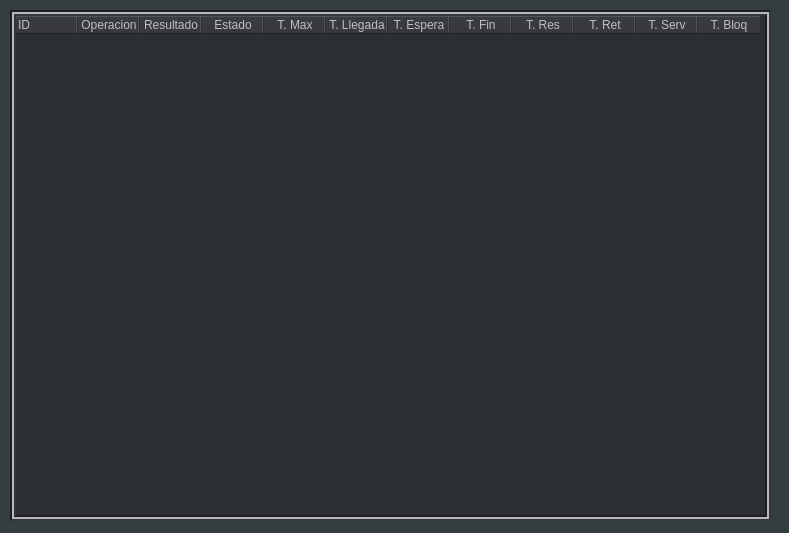
<?xml version="1.0" encoding="UTF-8"?>
<ui version="4.0">
 <class>Form</class>
 <widget class="QWidget" name="Form">
  <property name="geometry">
   <rect>
    <x>0</x>
    <y>0</y>
    <width>789</width>
    <height>533</height>
   </rect>
  </property>
  <property name="windowTitle">
   <string>Form</string>
  </property>
  <property name="styleSheet">
   <string notr="true">background-color: rgb(52, 62, 64);</string>
  </property>
  <widget class="QGroupBox" name="groupBox">
   <property name="geometry">
    <rect>
     <x>10</x>
     <y>10</y>
     <width>761</width>
     <height>511</height>
    </rect>
   </property>
   <property name="title">
    <string/>
   </property>
   <widget class="QTableWidget" name="tableTStats">
    <property name="enabled">
     <bool>false</bool>
    </property>
    <property name="geometry">
     <rect>
      <x>0</x>
      <y>0</y>
      <width>761</width>
      <height>511</height>
     </rect>
    </property>
    <property name="sizePolicy">
     <sizepolicy hsizetype="Expanding" vsizetype="Expanding">
      <horstretch>8</horstretch>
      <verstretch>0</verstretch>
     </sizepolicy>
    </property>
    <property name="minimumSize">
     <size>
      <width>761</width>
      <height>0</height>
     </size>
    </property>
    <property name="maximumSize">
     <size>
      <width>811</width>
      <height>16777215</height>
     </size>
    </property>
    <property name="sizeIncrement">
     <size>
      <width>20</width>
      <height>0</height>
     </size>
    </property>
    <property name="palette">
     <palette>
      <active>
       <colorrole role="Button">
        <brush brushstyle="SolidPattern">
         <color alpha="255">
          <red>44</red>
          <green>47</green>
          <blue>51</blue>
         </color>
        </brush>
       </colorrole>
       <colorrole role="Base">
        <brush brushstyle="SolidPattern">
         <color alpha="255">
          <red>44</red>
          <green>47</green>
          <blue>51</blue>
         </color>
        </brush>
       </colorrole>
       <colorrole role="Window">
        <brush brushstyle="SolidPattern">
         <color alpha="255">
          <red>44</red>
          <green>47</green>
          <blue>51</blue>
         </color>
        </brush>
       </colorrole>
      </active>
      <inactive>
       <colorrole role="Button">
        <brush brushstyle="SolidPattern">
         <color alpha="255">
          <red>44</red>
          <green>47</green>
          <blue>51</blue>
         </color>
        </brush>
       </colorrole>
       <colorrole role="Base">
        <brush brushstyle="SolidPattern">
         <color alpha="255">
          <red>44</red>
          <green>47</green>
          <blue>51</blue>
         </color>
        </brush>
       </colorrole>
       <colorrole role="Window">
        <brush brushstyle="SolidPattern">
         <color alpha="255">
          <red>44</red>
          <green>47</green>
          <blue>51</blue>
         </color>
        </brush>
       </colorrole>
      </inactive>
      <disabled>
       <colorrole role="Button">
        <brush brushstyle="SolidPattern">
         <color alpha="255">
          <red>44</red>
          <green>47</green>
          <blue>51</blue>
         </color>
        </brush>
       </colorrole>
       <colorrole role="Base">
        <brush brushstyle="SolidPattern">
         <color alpha="255">
          <red>44</red>
          <green>47</green>
          <blue>51</blue>
         </color>
        </brush>
       </colorrole>
       <colorrole role="Window">
        <brush brushstyle="SolidPattern">
         <color alpha="255">
          <red>44</red>
          <green>47</green>
          <blue>51</blue>
         </color>
        </brush>
       </colorrole>
      </disabled>
     </palette>
    </property>
    <property name="layoutDirection">
     <enum>Qt::LeftToRight</enum>
    </property>
    <property name="autoFillBackground">
     <bool>true</bool>
    </property>
    <property name="styleSheet">
     <string notr="true">background-color: rgb(44, 47, 51);</string>
    </property>
    <property name="inputMethodHints">
     <set>Qt::ImhNone</set>
    </property>
    <property name="frameShape">
     <enum>QFrame::Box</enum>
    </property>
    <property name="frameShadow">
     <enum>QFrame::Sunken</enum>
    </property>
    <property name="lineWidth">
     <number>2</number>
    </property>
    <property name="midLineWidth">
     <number>2</number>
    </property>
    <property name="verticalScrollBarPolicy">
     <enum>Qt::ScrollBarAsNeeded</enum>
    </property>
    <property name="sizeAdjustPolicy">
     <enum>QAbstractScrollArea::AdjustToContents</enum>
    </property>
    <property name="dragEnabled">
     <bool>true</bool>
    </property>
    <property name="dragDropOverwriteMode">
     <bool>false</bool>
    </property>
    <property name="alternatingRowColors">
     <bool>false</bool>
    </property>
    <property name="iconSize">
     <size>
      <width>0</width>
      <height>0</height>
     </size>
    </property>
    <property name="showGrid">
     <bool>true</bool>
    </property>
    <property name="gridStyle">
     <enum>Qt::SolidLine</enum>
    </property>
    <property name="sortingEnabled">
     <bool>false</bool>
    </property>
    <property name="wordWrap">
     <bool>true</bool>
    </property>
    <property name="cornerButtonEnabled">
     <bool>false</bool>
    </property>
    <attribute name="horizontalHeaderVisible">
     <bool>true</bool>
    </attribute>
    <attribute name="horizontalHeaderCascadingSectionResizes">
     <bool>false</bool>
    </attribute>
    <attribute name="horizontalHeaderMinimumSectionSize">
     <number>9</number>
    </attribute>
    <attribute name="horizontalHeaderDefaultSectionSize">
     <number>62</number>
    </attribute>
    <attribute name="horizontalHeaderHighlightSections">
     <bool>false</bool>
    </attribute>
    <attribute name="horizontalHeaderShowSortIndicator" stdset="0">
     <bool>false</bool>
    </attribute>
    <attribute name="horizontalHeaderStretchLastSection">
     <bool>false</bool>
    </attribute>
    <attribute name="verticalHeaderVisible">
     <bool>false</bool>
    </attribute>
    <attribute name="verticalHeaderCascadingSectionResizes">
     <bool>false</bool>
    </attribute>
    <attribute name="verticalHeaderMinimumSectionSize">
     <number>6</number>
    </attribute>
    <attribute name="verticalHeaderDefaultSectionSize">
     <number>25</number>
    </attribute>
    <attribute name="verticalHeaderHighlightSections">
     <bool>false</bool>
    </attribute>
    <attribute name="verticalHeaderShowSortIndicator" stdset="0">
     <bool>false</bool>
    </attribute>
    <attribute name="verticalHeaderStretchLastSection">
     <bool>false</bool>
    </attribute>
    <column>
     <property name="text">
      <string>ID</string>
     </property>
     <property name="font">
      <font>
       <pointsize>9</pointsize>
      </font>
     </property>
     <property name="textAlignment">
      <set>AlignLeading|AlignVCenter</set>
     </property>
    </column>
    <column>
     <property name="text">
      <string>Operacion</string>
     </property>
    </column>
    <column>
     <property name="text">
      <string>Resultado</string>
     </property>
    </column>
    <column>
     <property name="text">
      <string>Estado</string>
     </property>
    </column>
    <column>
     <property name="text">
      <string>T. Max</string>
     </property>
    </column>
    <column>
     <property name="text">
      <string>T. Llegada</string>
     </property>
    </column>
    <column>
     <property name="text">
      <string>T. Espera</string>
     </property>
    </column>
    <column>
     <property name="text">
      <string>T. Fin</string>
     </property>
    </column>
    <column>
     <property name="text">
      <string>T. Res</string>
     </property>
    </column>
    <column>
     <property name="text">
      <string>T. Ret</string>
     </property>
    </column>
    <column>
     <property name="text">
      <string>T. Serv</string>
     </property>
    </column>
    <column>
     <property name="text">
      <string>T. Bloq</string>
     </property>
    </column>
   </widget>
  </widget>
 </widget>
 <resources/>
 <connections/>
</ui>
